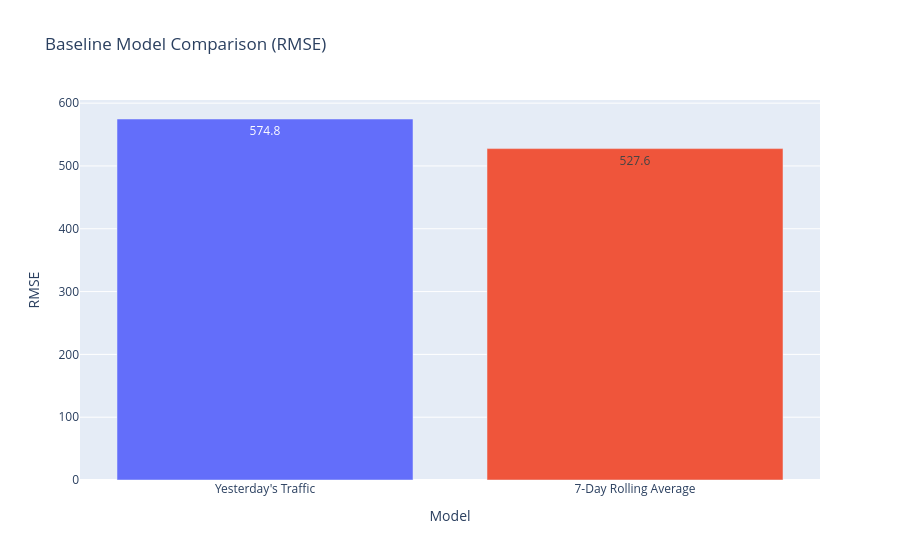

The notebook cell saved with this chart:
### Code cell
fig = px.bar(
    baseline_results,
    x="Model",
    y="RMSE",
    text_auto=".1f",
    color="Model",
    title="Baseline Model Comparison (RMSE)"
)

fig.update_layout(showlegend=False)

fig.show()

### Figure 1 — Plotly figure (JSON) as saved in the notebook; plotly's stock layout.template omitted (floating-point values rounded to 4 significant figures)
{"data": [{"hovertemplate": "Model=%{x}<br>RMSE=%{y}<extra></extra>", "legendgroup": "Yesterday's Traffic", "marker": {"color": "#636efa", "pattern": {"shape": ""}}, "name": "Yesterday's Traffic", "orientation": "v", "showlegend": true, "textposition": "auto", "texttemplate": "%{y:.1f}", "type": "bar", "x": ["Yesterday's Traffic"], "xaxis": "x", "y": [574.8], "yaxis": "y"}, {"hovertemplate": "Model=%{x}<br>RMSE=%{y}<extra></extra>", "legendgroup": "7-Day Rolling Average", "marker": {"color": "#EF553B", "pattern": {"shape": ""}}, "name": "7-Day Rolling Average", "orientation": "v", "showlegend": true, "textposition": "auto", "texttemplate": "%{y:.1f}", "type": "bar", "x": ["7-Day Rolling Average"], "xaxis": "x", "y": [527.6], "yaxis": "y"}], "layout": {"barmode": "relative", "legend": {"title": {"text": "Model"}, "tracegroupgap": 0}, "showlegend": false, "title": {"text": "Baseline Model Comparison (RMSE)"}, "xaxis": {"anchor": "y", "categoryarray": ["Yesterday's Traffic", "7-Day Rolling Average"], "categoryorder": "array", "domain": [0, 1], "title": {"text": "Model"}}, "yaxis": {"anchor": "x", "domain": [0, 1], "title": {"text": "RMSE"}}}}
